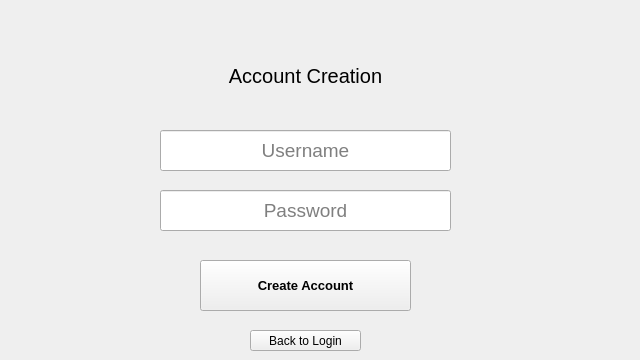
<?xml version="1.0" encoding="UTF-8"?>
<ui version="4.0">
 <class>Form</class>
 <widget class="QWidget" name="Form">
  <property name="geometry">
   <rect>
    <x>0</x>
    <y>0</y>
    <width>640</width>
    <height>360</height>
   </rect>
  </property>
  <property name="maximumSize">
   <size>
    <width>640</width>
    <height>360</height>
   </size>
  </property>
  <property name="windowTitle">
   <string>Form</string>
  </property>
  <widget class="QLineEdit" name="createUserNameLineEdit">
   <property name="geometry">
    <rect>
     <x>160</x>
     <y>130</y>
     <width>291</width>
     <height>41</height>
    </rect>
   </property>
   <property name="font">
    <font>
     <pointsize>14</pointsize>
    </font>
   </property>
   <property name="focusPolicy">
    <enum>Qt::TabFocus</enum>
   </property>
   <property name="maxLength">
    <number>15</number>
   </property>
   <property name="alignment">
    <set>Qt::AlignCenter</set>
   </property>
   <property name="placeholderText">
    <string>Username</string>
   </property>
  </widget>
  <widget class="QLineEdit" name="createPasswordLineEdit">
   <property name="geometry">
    <rect>
     <x>160</x>
     <y>190</y>
     <width>291</width>
     <height>41</height>
    </rect>
   </property>
   <property name="font">
    <font>
     <pointsize>14</pointsize>
    </font>
   </property>
   <property name="focusPolicy">
    <enum>Qt::TabFocus</enum>
   </property>
   <property name="maxLength">
    <number>30</number>
   </property>
   <property name="alignment">
    <set>Qt::AlignCenter</set>
   </property>
   <property name="placeholderText">
    <string>Password</string>
   </property>
  </widget>
  <widget class="QPushButton" name="createAccountButton">
   <property name="geometry">
    <rect>
     <x>200</x>
     <y>260</y>
     <width>211</width>
     <height>51</height>
    </rect>
   </property>
   <property name="font">
    <font>
     <family>MS Shell Dlg 2</family>
     <pointsize>10</pointsize>
     <weight>75</weight>
     <bold>true</bold>
    </font>
   </property>
   <property name="text">
    <string>Create Account</string>
   </property>
  </widget>
  <widget class="QLabel" name="label">
   <property name="geometry">
    <rect>
     <x>160</x>
     <y>60</y>
     <width>291</width>
     <height>31</height>
    </rect>
   </property>
   <property name="font">
    <font>
     <pointsize>15</pointsize>
    </font>
   </property>
   <property name="text">
    <string>Account Creation</string>
   </property>
   <property name="alignment">
    <set>Qt::AlignCenter</set>
   </property>
  </widget>
  <widget class="QPushButton" name="backToLoginPageButton">
   <property name="geometry">
    <rect>
     <x>250</x>
     <y>330</y>
     <width>111</width>
     <height>21</height>
    </rect>
   </property>
   <property name="text">
    <string>Back to Login</string>
   </property>
  </widget>
 </widget>
 <resources/>
 <connections/>
</ui>
